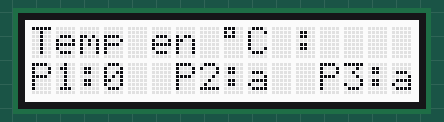
This sketch was run on a simulated Arduino Uno, built with avr-gcc and run on an emulated ATmega328P. Parts: 16×2 character LCD.

Above: at 0.79 s.
At 5.1 s:
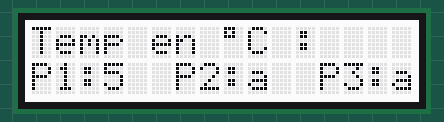
At 10.1 s:
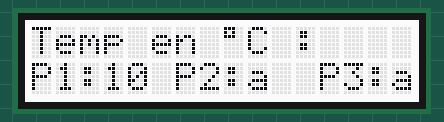
At 19.1 s:
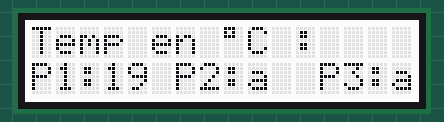
At 28.1 s:
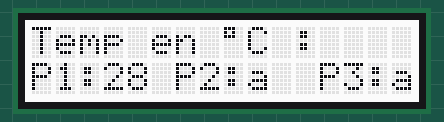
At 38.1 s:
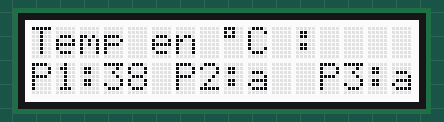

Measured:
- what the display in image 0 shows lasts 0.4 s, from 0.6 s to 1.0 s
- what the display in image 1 shows lasts 1.0 s, from 5.1 s to 6.1 s

The sketch:

affichage.ino
```cpp
#include <Wire.h>
#include "rgb_lcd.h"

rgb_lcd lcd;

void setup() {
  // put your setup code here, to run once:

   lcd.begin(16, 2);

   lcd.setCursor(0, 0);
   lcd.print("Temp en "); lcd.print((char)223); lcd.print("C : ");

   lcd.setCursor(0, 1);
   lcd.print("P1:  ");

   lcd.setCursor(6, 1);
   lcd.print("P2:a ");

   lcd.setCursor(12, 1);
   lcd.print("P3:a ");

   delay(500);

}

void loop() {
  // put your main code here, to run repeatedly:

  lcd.setCursor(3, 1);
  lcd.print((millis()/1000));

  delay(100);
}
```
